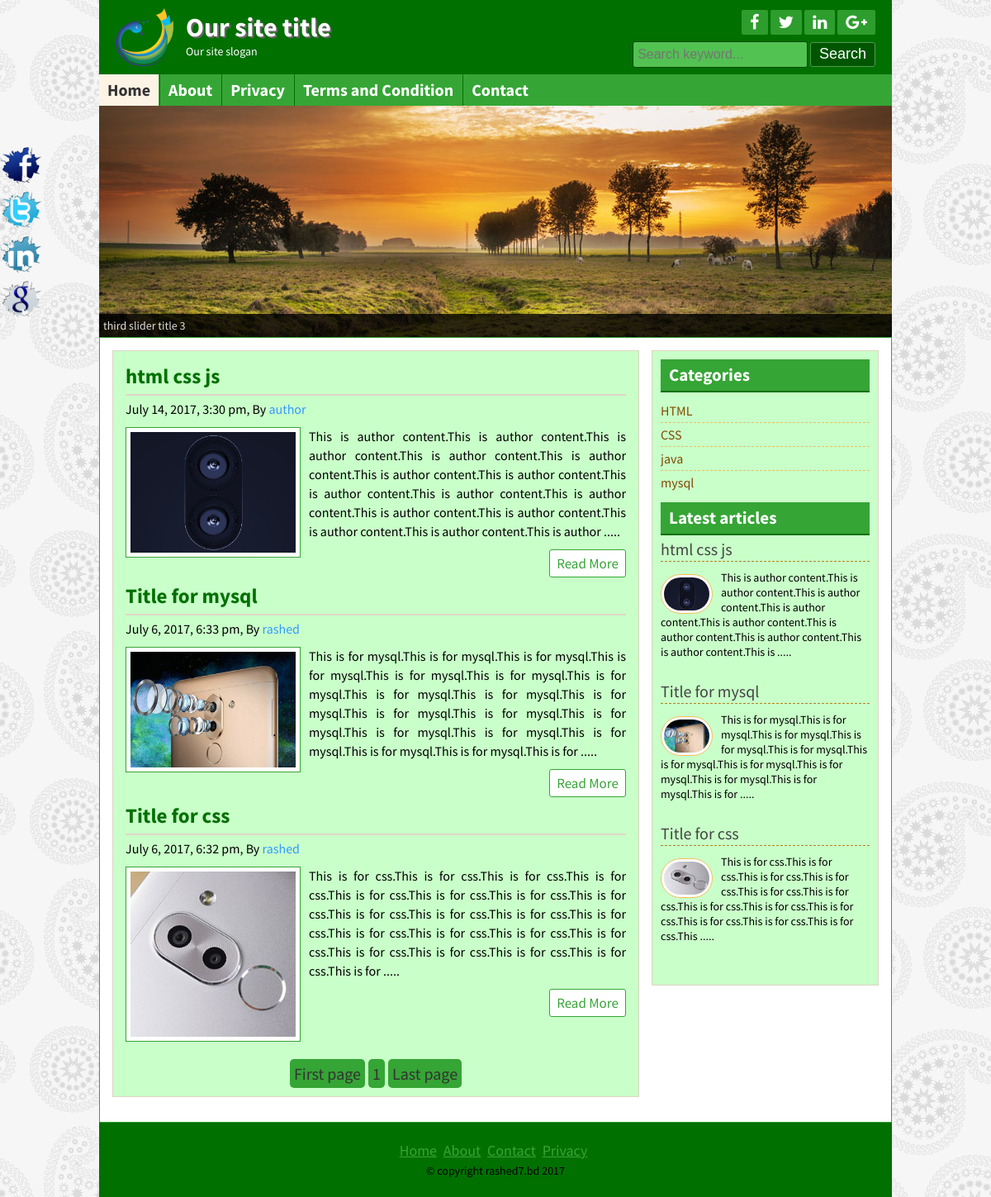
The page / on the database its author committed.
### tables this page shows
CREATE TABLE `title_slogan` (
  `id` int(11) NOT NULL,
  `title` varchar(255) NOT NULL,
  `slogan` varchar(255) NOT NULL,
  `logo` varchar(255) NOT NULL
);

CREATE TABLE `tbl_social` (
  `id` int(11) NOT NULL,
  `fb` varchar(255) NOT NULL,
  `tw` varchar(255) NOT NULL,
  `ln` varchar(255) NOT NULL,
  `gp` varchar(255) NOT NULL
);

CREATE TABLE `tbl_page` (
  `id` int(11) NOT NULL,
  `name` varchar(255) NOT NULL,
  `body` text NOT NULL
);

CREATE TABLE `tbl_post` (
  `id` int(11) NOT NULL,
  `cat` int(11) NOT NULL,
  `title` varchar(255) NOT NULL,
  `body` text NOT NULL,
  `image` varchar(255) NOT NULL,
  `author` varchar(255) NOT NULL,
  `tags` varchar(255) NOT NULL,
  `date` timestamp NOT NULL DEFAULT CURRENT_TIMESTAMP,
  `userid` int(11) NOT NULL
);

CREATE TABLE `tbl_category` (
  `id` int(11) NOT NULL,
  `name` varchar(50) NOT NULL
);

CREATE TABLE `tbl_footer` (
  `id` int(11) NOT NULL,
  `note` varchar(255) NOT NULL
);

### lib/Database.php (called while the page is built, shortened)
<?php
Class Database{
	public $host   = DB_HOST;
	public $user   = DB_USER;
	public $pass   = DB_PASS;
	public $dbname = DB_NAME;
	public $link;
	private function connectDB(){
	$this->link = new mysqli($this->host, $this->user, $this->pass, $this->dbname);
 }
	public function select($query){
		$result = $this->link->query($query) or die($this->link->error.__LINE__);
		if($result->num_rows > 0){
			return $result;
		} else {
			return false;
		}
	}
}

### helpers/Format.php (called while the page is built, shortened)
<?php
    class Format
    {
        public function formatDate($date)
        {
            return date('F j, Y, g:i a', strtotime($date));
        }
        public function textShorten($text, $limit=400)
        {
            $text = $text. " ";
            $text = substr($text, 0, $limit);
            $text = substr($text, 0, strrpos($text, ' '));
            $text = $text. " .....";
            return $text;
        }
    }
 ?>

### index.php (the view)
<?php
	include_once 'inc/header.php';
	include_once 'inc/slider.php';
 ?>
	<div class="contentsection contemplete clear">
		<div class="maincontent clear">
				<?php
					$per_page = 3;
					if (isset($_GET["page"])) {
						$page = $_GET["page"];
					}else {
						$page = 1;
					}
					$start_form = ($page - 1) * $per_page;
				 ?>
			<?php
				$query = "SELECT * FROM tbl_post ORDER BY id DESC LIMIT $start_form, $per_page";
				$post = $db->select($query);
				if ($post) {
					while ($result = $post->fetch_assoc()) {
			 ?>
				<div class="samepost clear">
					<h2><a href="post.php?id=<?php echo $result['id']; ?>"><?php echo $result['title']; ?></a></h2>
					<h4><?php echo $fm->formatDate($result['date']); ?>, By <a href="#"><?php echo $result['author']; ?></a></h4>
					 <a href="#"><img src="admin/<?php echo $result['image']; ?>" alt="post image"/></a>
					<p><?php echo $fm->textShorten($result['body'], 343); ?></p>
					<div class="readmore clear">
						<a href="post.php?id=<?php echo $result['id']; ?>">Read More</a>
					</div>
				</div>
			<?php } ?>
				<?php
				$query = "SELECT * FROM tbl_post";
				$result = $db->select($query);
				$total_rows = mysqli_num_rows($result);
				$total_pages = ceil($total_rows/$per_page);
					echo "<span class='pagination'><a href='index.php?page=1'>First page</a>"
				?>
				<?php
					for ($i=1; $i < $total_pages; $i++) {
						echo "<a href='index.php?page=$i'>$i</a>";
					}
				 ?>
				<?php
					echo "<a href='index.php?page=$total_pages'>Last page</a></span>";
				 ?>
			<?php
				}else{
					echo "No post availavle !";
				}
			?>
		</div>
		<?php include_once 'inc/sidebar.php'; ?>
	</div>
<?php include_once 'inc/footer.php'; ?>

### inc/header.php (shortened to what this page needs)
<?php
	include_once 'lib/Database.php';
	include_once 'helpers/Format.php';
	$db = new Database();
	$fm = new Format();
 ?>
<!DOCTYPE html>
<html>
<head>
<?php include_once 'scripts/css.php'; ?>
</head>
<body>
	<div class="headersection templete clear">
		<a href="index.php">
			<div class="logo">
			<?php
				$query = "SELECT * FROM title_slogan WHERE id = '1'";
				$blog_title = $db->select($query);
				if ($blog_title) {
					while ($result = $blog_title->fetch_assoc()) {
			 ?>
				<img src="admin/<?php echo $result['logo']; ?>" alt="Logo"/>
				<h2><?php echo $result['title']; ?></h2>
				<p><?php echo $result['slogan']; ?></p>
			<?php
				}
			}
			 ?>
			</div>
		</a>
		<div class="social clear">
			<div class="icon clear">
		<?php
			$query = "SELECT * FROM tbl_social WHERE id = '1'";
			$sociallink = $db->select($query);
			if ($sociallink) {
				while ($result = $sociallink->fetch_assoc()) {
		 ?>
				<a href="<?php echo $result['fb']; ?>" target="_blank"><i class="fa fa-facebook"></i></a>
				<a href="<?php echo $result['tw']; ?>" target="_blank"><i class="fa fa-twitter"></i></a>
				<a href="<?php echo $result['ln']; ?>" target="_blank"><i class="fa fa-linkedin"></i></a>
				<a href="<?php echo $result['gp']; ?>" target="_blank"><i class="fa fa-google-plus"></i></a>
			</div>
		<?php
				}
			}
		 ?>
			<div class="searchbtn clear">
			<form action="search.php" method="get">
				<input type="text" name="search" placeholder="Search keyword..."/>
				<input type="submit" name="submit" value="Search"/>
			</form>
			</div>
		</div>
	</div>
<div class="navsection templete">
<?php
	$path = $_SERVER['SCRIPT_FILENAME'];
	$currentpage = basename($path, '.php');
 ?>
	<ul>
		<li><a
			<?php if ($currentpage == 'index') {
				echo 'id="active"';
			} ?>
			href="index.php">Home</a></li>
		<?php
			$query = "SELECT * FROM tbl_page";
			$pages = $db->select($query);
			if ($pages) {
				while ($result = $pages->fetch_assoc()) {
		 ?>
				<li><a <?php
					if (isset($_GET['pageid']) && $_GET['pageid'] == $result['id']) {
						echo 'id="active"';
					}
				 ?> href="page.php?pageid=<?php echo $result['id']; ?>"><?php echo $result['name']; ?></a></li>
		<?php
				}
			}
		 ?>
		<li><a
			<?php if ($currentpage == 'contact') {
				echo 'id="active"';
			} ?>
			href="contact.php">Contact</a></li>
	</ul>
</div>

### scripts/css.php (shortened to what this page needs)
<link rel="stylesheet" href="font-awesome-4.5.0/css/font-awesome.css">
<link rel="stylesheet" href="css/nivo-slider.css" type="text/css" media="screen" />
<link rel="stylesheet" href="style.css">
<?php
	$query = "SELECT * FROM tbl_theme WHERE id = '1'";
	$themes = $db->select($query);
	while ($result = $themes->fetch_assoc()) {
		if ($result['theme'] == 'default') { ?>
			<link rel="stylesheet" href="theme/default.css">
	<?php	}elseif ($result['theme'] == 'green') { ?>
			<link rel="stylesheet" href="theme/green.css">
	<?php	} ?>
	<?php	} ?>

### inc/slider.php
<div class="slidersection templete clear">
    <div id="slider">
<?php
    $query = "SELECT * FROM tbl_slider ORDER BY id DESC LIMIT 3";
    $slider = $db->select($query);
    if ($slider) {
        while ($result = $slider->fetch_assoc()) {
 ?>
        <a href="#"><img src="admin/<?php echo $result['image']; ?>" alt="<?php echo $result['title']; ?>" title="<?php echo $result['title']; ?>" /></a>
<?php
        }
    }
 ?>
</div>

### inc/sidebar.php
<div class="sidebar clear">
    <div class="samesidebar clear">
        <h2>Categories</h2>
            <ul>
                <?php
                    $query = "SELECT * FROM tbl_category";
                    $category = $db->select($query);
                    if ($category) {
                        while ($result = $category->fetch_assoc()) {
                 ?>
                    <li><a href="posts.php?category=<?php echo $result['id']; ?>"><?php echo $result['name']; ?></a></li>
                <?php
                    }
                }else { ?>
                    <li>No category created.</li>
                <?php } ?>
            </ul>
    </div>
    <div class="samesidebar clear">
        <h2>Latest articles</h2>
        <?php
            $query = "SELECT * FROM tbl_post ORDER BY id DESC LIMIT 3";
            $post = $db->select($query);
            if ($post) {
                while ($result = $post->fetch_assoc()) {
         ?>
            <div class="popular clear">
                <h3><a href="post.php?id=<?php echo $result['id']; ?>"><?php echo $result['title']; ?></a></h3>
                <a href="post.php?id=<?php echo $result['id']; ?>"><img src="admin/<?php echo $result['image']; ?>" alt="post image"/></a>
                <p><?php echo $fm->textShorten($result['body'], 200); ?></p>
            </div>
        <?php
                }
            }else {
                header("location:404.php");
            }
         ?>
    </div>
</div>

### inc/footer.php (shortened to what this page needs)
<div class="footersection templete clear">
  <div class="footermenu clear">
    <ul>
        <li><a href="#">Home</a></li>
        <li><a href="#">About</a></li>
        <li><a href="#">Contact</a></li>
        <li><a href="#">Privacy</a></li>
    </ul>
  </div>
<?php
    $query = "SELECT * FROM tbl_footer WHERE id = '1'";
    $footernote = $db->select($query);
    if ($footernote) {
        while ($result = $footernote->fetch_assoc()) {
 ?>
    <p>&copy; <?php echo $result['note']; ?> <?php echo date('Y'); ?></p>
<?php
    }
}
 ?>
</div>
<div class="fixedicon clear">
<?php
    $query = "SELECT * FROM tbl_social WHERE id = '1'";
    $sociallink = $db->select($query);
    if ($sociallink) {
        while ($result = $sociallink->fetch_assoc()) {
 ?>
    <a href="<?php echo $result['fb']; ?>" target="_blank"><img src="images/fb.png" alt="Facebook"/></a>
    <a href="<?php echo $result['tw']; ?>" target="_blank"><img src="images/tw.png" alt="Twitter"/></a>
    <a href="<?php echo $result['ln']; ?>" target="_blank"><img src="images/in.png" alt="LinkedIn"/></a>
    <a href="<?php echo $result['gp']; ?>" target="_blank"><img src="images/gl.png" alt="GooglePlus"/></a>
<?php
        }
    }
 ?>
</div>
</body>
</html>

### css/nivo-slider.css (style rules this page uses)
.nivoSlider { position:relative; }
.nivoSlider a.nivo-imageLink { position:absolute; top:0px; left:0px; width:100%; height:100%; border:0; padding:0; margin:0; z-index:60; display:none; }

### theme/green.css (style rules this page uses)
.headersection,.footersection { background: #007000 none repeat scroll 0 0; }
.icon a { background: #2d9d2d none repeat scroll 0 0; }
.searchbtn input[type="text"] { background: #52c252 none repeat scroll 0 0;border: 1px solid #034703; }
.searchbtn input[type="submit"] { border: 1px solid #549854; }
input[type="submit"] { background: #005600 none repeat scroll 0 0;border: 1px solid #52c252; }
.navsection { background: #35a635 none repeat scroll 0 0; }
.navsection ul li { border-left: 1px solid #007000;border-right: 1px solid #38a838; }
.samepost h2 a { color: #007000; }
.maincontent,.sidebar { background: #C9FFC9 none repeat scroll 0 0; }
.samepost img { border: 1px solid #35A535; }
.contentsection { border: 1px solid #35A535; }
.samesidebar h2 { background: #35a535 none repeat scroll 0 0; border-bottom: 2px solid #007000;color: #fff; }
.readmore a { border: 1px solid #35a635;color: #35a535; }
span.pagination a { background: #35A535;color: #333; }
.footermenu ul li a { color: #35A535; }
.samepost h2, .about h2 { color: #007000; }

### scripts/css.php (style rules this page uses)
span.pagination { font-size: 20px; text-align: center; display: block; padding: 10px; margin-top: 20px; }
span.pagination a { background: #B7801C; color: #fff; text-decoration: none; padding: 5px 5px; border-radius: 5px; }

### rows shown on the page
title_slogan: logo (picture), title "Our site title", slogan "Our site slogan"
tbl_page: name "About"
tbl_page: name "Privacy"
tbl_page: name "Terms and Condition"
tbl_post: title "html css js", date "July 14, 2017, 3:30 pm", author "author", image (picture), body "This is author content.This is author content.This is author content.This is author content.This is author content.This is author content.This is author content.This is author content.This is author content.This is author content.This is author content.This is author content.This is author content.This is author content.This is author .....", body "This is author content.This is author content.This is author content.This is author content.This is author content.This is author content.This is author content.This is author content.This is ....."
tbl_post: title "Title for mysql", date "July 6, 2017, 6:33 pm", author "rashed", image (picture), body "This is for mysql.This is for mysql.This is for mysql.This is for mysql.This is for mysql.This is for mysql.This is for mysql.This is for mysql.This is for mysql.This is for mysql.This is for mysql.This is for mysql.This is for mysql.This is for mysql.This is for mysql.This is for mysql.This is for mysql.This is for mysql.This is for .....", body "This is for mysql.This is for mysql.This is for mysql.This is for mysql.This is for mysql.This is for mysql.This is for mysql.This is for mysql.This is for mysql.This is for mysql.This is for ....."
tbl_post: title "Title for css", date "July 6, 2017, 6:32 pm", author "rashed", image (picture), body "This is for css.This is for css.This is for css.This is for css.This is for css.This is for css.This is for css.This is for css.This is for css.This is for css.This is for css.This is for css.This is for css.This is for css.This is for css.This is for css.This is for css.This is for css.This is for css.This is for css.This is for .....", body "This is for css.This is for css.This is for css.This is for css.This is for css.This is for css.This is for css.This is for css.This is for css.This is for css.This is for css.This is for css.This ....."
tbl_category: name "HTML"
tbl_category: name "CSS"
tbl_category: name "java"
tbl_category: name "mysql"
tbl_footer: note "copyright rashed7.bd"
